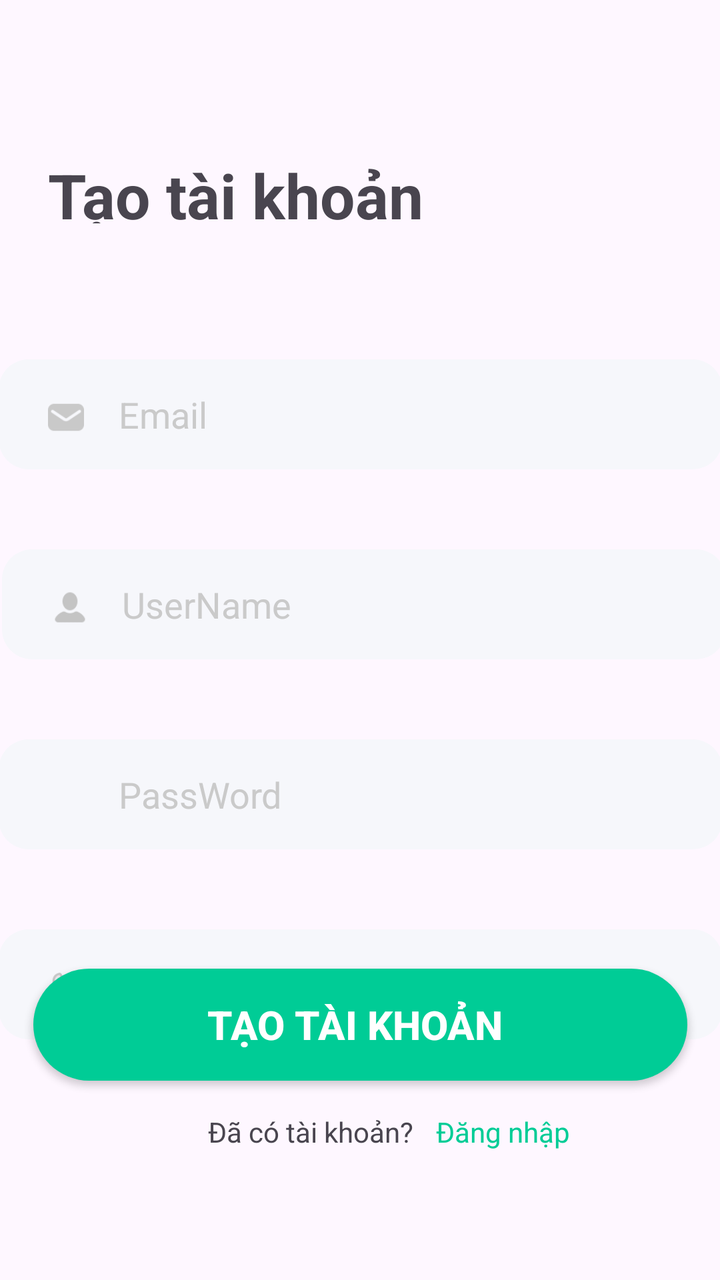
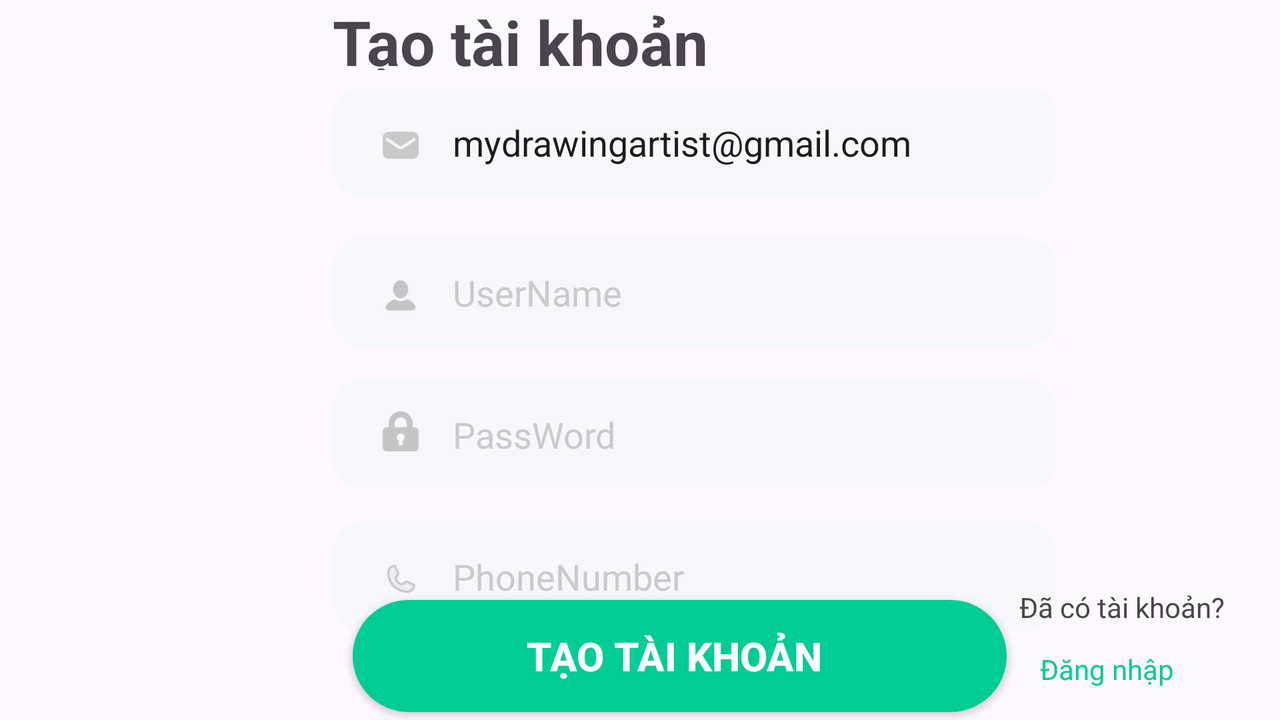

First picture: res/layout/ on a phone held upright. Second picture: the repository's own variant of that layout, on a device whose configuration matches the variant's folder. Source for both follows.
<!-- AndroidManifest.xml: application theme Theme.MobileProject -->
<!-- res/layout/activity_sigup.xml -->
<?xml version="1.0" encoding="utf-8"?>
<androidx.constraintlayout.widget.ConstraintLayout xmlns:android="http://schemas.android.com/apk/res/android"
    xmlns:app="http://schemas.android.com/apk/res-auto"
    xmlns:tools="http://schemas.android.com/tools"
    android:layout_width="match_parent"
    android:layout_height="match_parent"
    tools:context=".login.SignupActivity">


    <TextView
        android:id="@+id/textView5"
        android:layout_width="199dp"
        android:layout_height="35dp"
        android:layout_alignParentStart="true"
        android:layout_alignParentTop="true"
        android:layout_marginStart="24dp"
        android:text="Tạo tài khoản "
        android:textSize="31sp"
        android:textStyle="bold"
        app:layout_constraintStart_toStartOf="parent"
        app:layout_constraintTop_toTopOf="@+id/guideline6" />

    <ImageView
        android:layout_width="20.1dp"
        android:layout_height="28dp"
        android:layout_marginStart="24dp"
        android:layout_marginTop="12dp"
        android:src="@drawable/lock"
        app:layout_constraintStart_toStartOf="@+id/passWord"
        app:layout_constraintTop_toTopOf="@+id/passWord" />

    <EditText
        android:id="@+id/email"
        android:layout_width="362dp"
        android:layout_height="55dp"
        android:layout_below="@+id/phoneNumber"
        android:layout_marginTop="68dp"
        android:background="@drawable/rounded_edittext"
        android:drawablePadding="10dp"
        android:ems="10"
        android:hint="Email"
        android:inputType="text"
        android:paddingStart="60dp"
        android:paddingTop="8dp"
        android:paddingEnd="16dp"
        android:paddingBottom="8dp"
        android:text=""
        android:textColorHint="@color/colorHint"
        app:layout_constraintEnd_toEndOf="parent"
        app:layout_constraintStart_toStartOf="parent"
        app:layout_constraintTop_toBottomOf="@+id/textView5" />

    <EditText
        android:id="@+id/userName"
        android:layout_width="362dp"
        android:layout_height="55dp"
        android:layout_below="@+id/textView5"
        android:layout_marginStart="4dp"
        android:layout_marginTop="40dp"
        android:background="@drawable/rounded_edittext"
        android:drawablePadding="10dp"
        android:ems="10"
        android:hint="UserName"
        android:inputType="text"
        android:paddingStart="60dp"
        android:paddingTop="8dp"
        android:paddingEnd="16dp"
        android:paddingBottom="8dp"
        android:textColorHint="@color/colorHint"
        app:layout_constraintEnd_toEndOf="parent"
        app:layout_constraintStart_toStartOf="parent"
        app:layout_constraintTop_toBottomOf="@+id/email" />

    <EditText
        android:id="@+id/passWord"
        android:layout_width="362dp"
        android:layout_height="55dp"
        android:layout_below="@+id/email"

        android:layout_marginTop="40dp"
        android:background="@drawable/rounded_edittext"
        android:drawablePadding="10dp"
        android:ems="10"
        android:hint="PassWord"
        android:inputType="textPassword"
        android:paddingStart="60dp"
        android:paddingTop="8dp"
        android:paddingEnd="16dp"
        android:paddingBottom="8dp"
        android:textColorHint="@color/colorHint"
        app:layout_constraintEnd_toEndOf="parent"
        app:layout_constraintStart_toStartOf="parent"
        app:layout_constraintTop_toBottomOf="@+id/userName" />

    <EditText
        android:id="@+id/phoneNumber"
        android:layout_width="362dp"
        android:layout_height="55dp"
        android:layout_below="@+id/userName"
        android:layout_marginTop="40dp"
        android:background="@drawable/rounded_edittext"
        android:drawablePadding="10dp"
        android:text="+840962267576"
        android:ems="10"
        android:hint="PhoneNumber"
        android:inputType="text"
        android:paddingStart="60dp"
        android:paddingTop="8dp"
        android:paddingEnd="16dp"
        android:paddingBottom="8dp"
        android:textColorHint="@color/colorHint"
        app:layout_constraintEnd_toEndOf="parent"
        app:layout_constraintStart_toStartOf="parent"
        app:layout_constraintTop_toBottomOf="@+id/passWord" />

    <ImageView
        android:layout_width="20.1dp"
        android:layout_height="18dp"
        android:layout_marginStart="24dp"
        android:layout_marginTop="20dp"
        android:src="@drawable/email"
        app:layout_constraintStart_toStartOf="@+id/email"
        app:layout_constraintTop_toTopOf="@+id/email" />

    <ImageView
        android:layout_width="20.1dp"
        android:layout_height="18dp"
        android:layout_marginStart="24dp"
        android:layout_marginTop="20dp"
        android:src="@drawable/profile"
        app:layout_constraintStart_toStartOf="@+id/userName"
        app:layout_constraintTop_toTopOf="@+id/userName" />

    <ImageView
        android:layout_width="20.1dp"
        android:layout_height="18dp"
        android:layout_marginStart="24dp"
        android:layout_marginTop="20dp"
        android:src="@drawable/phone"
        app:layout_constraintStart_toStartOf="@+id/phoneNumber"
        app:layout_constraintTop_toTopOf="@+id/phoneNumber" />

    <androidx.appcompat.widget.AppCompatButton
        android:id="@+id/bttSignup"
        android:layout_width="327dp"
        android:layout_height="56dp"
        android:layout_below="@+id/passWord"
        android:layout_marginBottom="100dp"
        android:background="@drawable/rounded_button"
        android:text="Tạo tài khoản "
        android:textColor="@color/white"
        android:textSize="20dp"
        android:textStyle="bold"
        app:layout_constraintBottom_toBottomOf="parent"
        app:layout_constraintEnd_toEndOf="parent"
        app:layout_constraintStart_toStartOf="parent"
        app:layout_constraintTop_toBottomOf="@+id/phoneNumber"
        app:layout_constraintVertical_bias="0.996" />


    <TextView
        android:id="@+id/dangNhap"
        android:layout_width="wrap_content"
        android:layout_height="wrap_content"
        android:layout_below="@+id/bttSignup"
        android:layout_alignParentEnd="true"
        android:layout_marginTop="16dp"
        android:layout_toEndOf="@+id/textView6"
        android:text="Đăng nhập"
        android:textColor="#00CC96"
        android:textSize="14sp"
        app:layout_constraintEnd_toEndOf="parent"
        app:layout_constraintHorizontal_bias="0.097"
        app:layout_constraintStart_toEndOf="@+id/textView6"
        app:layout_constraintTop_toBottomOf="@+id/bttSignup" />

    <TextView
        android:id="@+id/textView6"
        android:layout_width="wrap_content"
        android:layout_height="wrap_content"
        android:layout_below="@+id/bttSignup"
        android:layout_alignParentStart="true"
        android:layout_marginStart="104dp"
        android:layout_marginTop="16dp"
        android:text="Đã có tài khoản? "
        android:textSize="14dp"
        app:layout_constraintStart_toStartOf="parent"
        app:layout_constraintTop_toBottomOf="@+id/bttSignup" />

    <androidx.constraintlayout.widget.Guideline
        android:id="@+id/guideline6"
        android:layout_width="wrap_content"
        android:layout_height="wrap_content"
        android:orientation="horizontal"
        app:layout_constraintGuide_percent="0.12" />


</androidx.constraintlayout.widget.ConstraintLayout>
<!-- resources referenced by this layout -->
<resources>
  <color name="colorHint">#cacaca</color>
  <color name="white">#FFFFFFFF</color>
  <!-- drawable email: png bitmap (drawable, 756 bytes) -->
  <!-- drawable lock: png bitmap (drawable, 796 bytes) -->
  <!-- drawable phone: png bitmap (drawable, 1446 bytes) -->
  <!-- drawable profile: png bitmap (drawable, 701 bytes) -->
  <!-- drawable rounded_button (drawable) -->
  <?xml version="1.0" encoding="utf-8"?>
  <shape xmlns:android="http://schemas.android.com/apk/res/android">
      <solid android:color="#00CC96" /> 
      <corners android:radius="30dp" /> 
  </shape>
  <!-- drawable rounded_edittext (drawable) -->
  <?xml version="1.0" encoding="utf-8"?>
  <shape xmlns:android="http://schemas.android.com/apk/res/android">
      <solid android:color="#f6f7fb" /> 
      <corners android:radius="15dp" /> 
  
  
  </shape>
  <style name="Theme.MobileProject" parent="Base.Theme.MobileProject" />
  <style name="Base.Theme.MobileProject" parent="Theme.Material3.DayNight.NoActionBar">
          
          
          
          <item name="colorPrimary">#00CC96</item>
          <item name="colorPrimaryVariant">#FFFFFF</item>
          <item name="colorOnPrimary">#FFFFFF</item>
          
          <item name="colorSecondary">#FFFFFF</item>
          <item name="colorSecondaryVariant">#FFFFFF</item>
          <item name="colorOnSecondary">@color/black</item>
          
          <item name="android:statusBarColor">?attr/colorPrimaryVariant</item>
          
      </style>
  <color name="black">#FF000000</color>
</resources>
<!-- res/layout-land/activity_sigup.xml (the repository's variant of the layout above) -->
<!-- drawn on the phone turned sideways -->
<?xml version="1.0" encoding="utf-8"?>
<androidx.constraintlayout.widget.ConstraintLayout xmlns:android="http://schemas.android.com/apk/res/android"
    xmlns:app="http://schemas.android.com/apk/res-auto"
    xmlns:tools="http://schemas.android.com/tools"
    android:layout_width="match_parent"
    android:layout_height="match_parent"
    tools:context=".login.SignupActivity">


    <TextView
        android:id="@+id/textView5"
        android:layout_width="199dp"
        android:layout_height="35dp"
        android:layout_alignParentStart="true"
        android:layout_alignParentTop="true"
        android:layout_marginTop="4dp"
        android:text="Tạo tài khoản "
        android:textSize="31dp"
        android:textStyle="bold"
        app:layout_constraintStart_toStartOf="@+id/guideline3"
        app:layout_constraintTop_toTopOf="@+id/guideline6" />

    <EditText
        android:id="@+id/passWord"
        android:layout_width="362dp"
        android:layout_height="55dp"
        android:layout_below="@+id/email"

        android:layout_marginTop="16dp"
        android:background="@drawable/rounded_edittext"
        android:drawablePadding="10dp"
        android:ems="10"
        android:hint="PassWord"
        android:inputType="textPassword"
        android:paddingStart="60dp"
        android:paddingTop="8dp"
        android:paddingEnd="16dp"
        android:paddingBottom="8dp"
        android:textColorHint="@color/colorHint"
        app:layout_constraintBottom_toTopOf="@+id/phoneNumber"
        app:layout_constraintStart_toStartOf="@+id/guideline3"
        app:layout_constraintTop_toBottomOf="@+id/userName" />

    <ImageView
        android:layout_width="20.1dp"
        android:layout_height="28dp"
        android:layout_marginStart="24dp"
        android:layout_marginTop="12dp"
        android:src="@drawable/lock"
        app:layout_constraintStart_toStartOf="@+id/passWord"
        app:layout_constraintTop_toTopOf="@+id/passWord" />

    <EditText
        android:id="@+id/email"
        android:layout_width="362dp"
        android:layout_height="55dp"
        android:layout_below="@+id/phoneNumber"
        android:layout_marginTop="24dp"
        android:background="@drawable/rounded_edittext"
        android:drawablePadding="10dp"
        android:ems="10"
        android:hint="Email"
        android:inputType="text"
        android:paddingStart="60dp"
        android:paddingTop="8dp"
        android:paddingEnd="16dp"
        android:paddingBottom="8dp"
        android:text="mydrawingartist@gmail.com"
        android:textColorHint="@color/colorHint"
        app:layout_constraintBottom_toTopOf="@+id/userName"
        app:layout_constraintStart_toStartOf="@+id/guideline3"
        app:layout_constraintTop_toBottomOf="@+id/textView5"
        app:layout_constraintVertical_chainStyle="packed" />

    <ImageView
        android:layout_width="20.1dp"
        android:layout_height="18dp"
        android:layout_marginStart="24dp"
        android:layout_marginTop="20dp"
        android:src="@drawable/email"
        app:layout_constraintStart_toStartOf="@+id/email"
        app:layout_constraintTop_toTopOf="@+id/email" />

    <EditText
        android:id="@+id/userName"
        android:layout_width="362dp"
        android:layout_height="55dp"
        android:layout_below="@+id/textView5"
        android:layout_marginTop="20dp"
        android:background="@drawable/rounded_edittext"
        android:drawablePadding="10dp"
        android:ems="10"
        android:hint="UserName"
        android:inputType="text"
        android:paddingStart="60dp"
        android:paddingTop="8dp"
        android:paddingEnd="16dp"
        android:paddingBottom="8dp"
        android:textColorHint="@color/colorHint"
        app:layout_constraintBottom_toTopOf="@+id/passWord"
        app:layout_constraintStart_toStartOf="@+id/guideline3"
        app:layout_constraintTop_toBottomOf="@+id/email" />

    <ImageView
        android:layout_width="20.1dp"
        android:layout_height="18dp"
        android:layout_marginStart="24dp"
        android:layout_marginTop="20dp"
        android:src="@drawable/profile"
        app:layout_constraintStart_toStartOf="@+id/userName"
        app:layout_constraintTop_toTopOf="@+id/userName" />

    <EditText
        android:id="@+id/phoneNumber"
        android:layout_width="362dp"
        android:layout_height="55dp"
        android:layout_below="@+id/userName"
        android:layout_marginTop="16dp"
        android:background="@drawable/rounded_edittext"
        android:drawablePadding="10dp"
        android:ems="10"
        android:hint="PhoneNumber"
        android:inputType="text"
        android:paddingStart="60dp"
        android:paddingTop="8dp"
        android:paddingEnd="16dp"
        android:paddingBottom="8dp"
        android:textColorHint="@color/colorHint"
        app:layout_constraintBottom_toTopOf="@+id/bttSignup"
        app:layout_constraintStart_toStartOf="@+id/guideline3"
        app:layout_constraintTop_toBottomOf="@+id/passWord" />

    <ImageView
        android:layout_width="20.1dp"
        android:layout_height="18dp"
        android:layout_marginStart="24dp"
        android:layout_marginTop="20dp"
        android:src="@drawable/phone"
        app:layout_constraintStart_toStartOf="@+id/phoneNumber"
        app:layout_constraintTop_toTopOf="@+id/phoneNumber" />

    <androidx.appcompat.widget.AppCompatButton
        android:id="@+id/bttSignup"
        android:layout_width="327dp"
        android:layout_height="56dp"
        android:layout_below="@+id/passWord"
        android:layout_marginBottom="4dp"
        android:background="@drawable/rounded_button"
        android:text="Tạo tài khoản "
        android:textColor="@color/white"
        android:textSize="20dp"
        android:textStyle="bold"
        app:layout_constraintBottom_toBottomOf="parent"
        app:layout_constraintEnd_toEndOf="parent"
        app:layout_constraintHorizontal_bias="0.068"
        app:layout_constraintStart_toStartOf="@+id/guideline3" />

    <TextView
        android:id="@+id/textView6"
        android:layout_width="wrap_content"
        android:layout_height="wrap_content"
        android:layout_below="@+id/bttSignup"
        android:layout_alignParentStart="true"
        android:layout_marginBottom="12dp"
        android:text="Đã có tài khoản? "
        android:textSize="14dp"
        app:layout_constraintBottom_toTopOf="@+id/dangNhap"
        app:layout_constraintEnd_toEndOf="parent"
        app:layout_constraintHorizontal_bias="0.204"
        app:layout_constraintStart_toEndOf="@+id/bttSignup" />

    <TextView
        android:id="@+id/dangNhap"
        android:layout_width="wrap_content"
        android:layout_height="wrap_content"
        android:layout_below="@+id/bttSignup"
        android:layout_alignParentEnd="true"
        android:layout_marginBottom="16dp"
        android:layout_toEndOf="@+id/textView6"
        android:text="Đăng nhập"
        android:textColor="#00CC96"
        android:textSize="14sp"
        app:layout_constraintBottom_toBottomOf="parent"
        app:layout_constraintEnd_toEndOf="parent"
        app:layout_constraintHorizontal_bias="0.239"
        app:layout_constraintStart_toEndOf="@+id/bttSignup" />

    <androidx.constraintlayout.widget.Guideline
        android:id="@+id/guideline3"
        android:layout_width="wrap_content"
        android:layout_height="wrap_content"
        android:orientation="vertical"
        app:layout_constraintGuide_percent="0.26" />


</androidx.constraintlayout.widget.ConstraintLayout>
